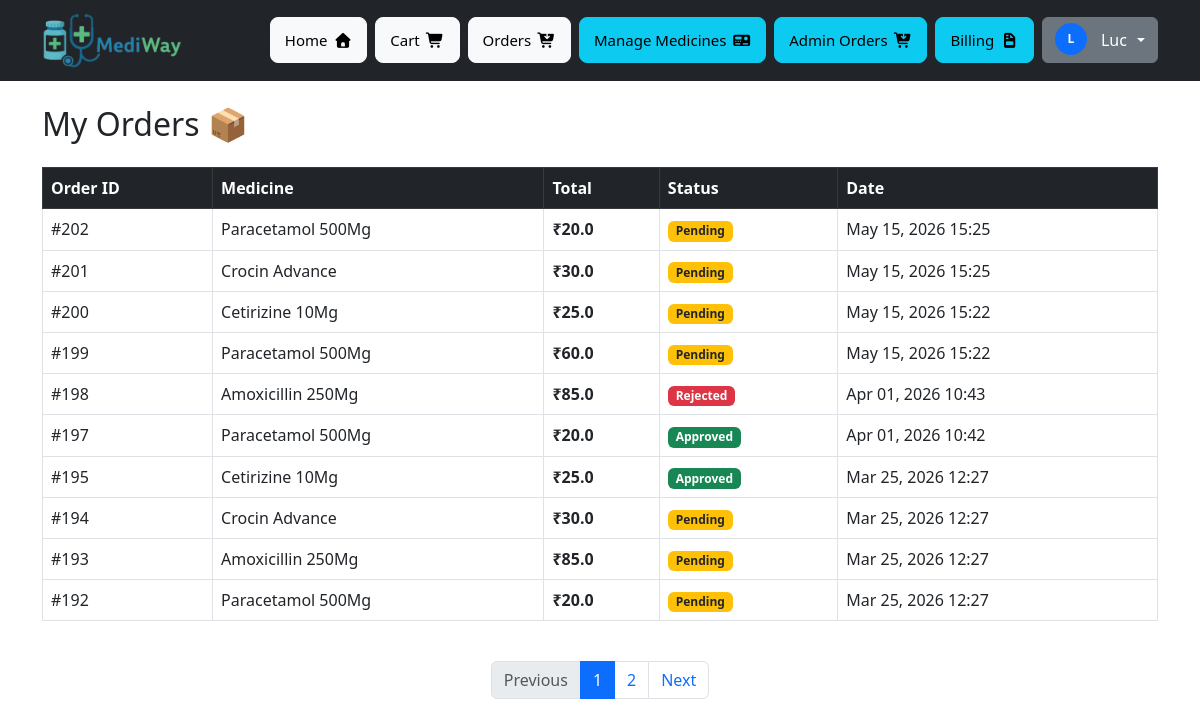
The page /orders/ (signed in) on the database as committed earlier.
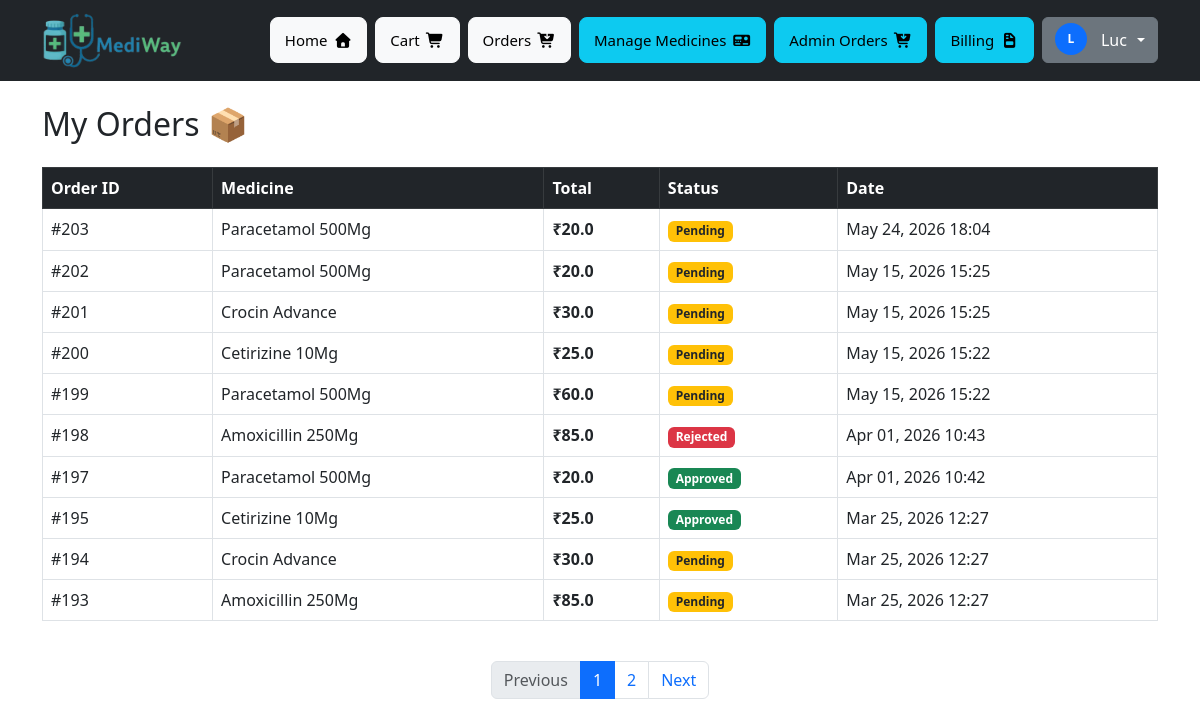
The same page on the database as committed later.
### core/models.py (models this page shows, shortened)
class Order(models.Model):
    STATUS_CHOICES = [
        ('pending', 'Pending'),
        ('approved', 'Approved'),
        ('rejected', 'Rejected'),
        ('shipped', 'Shipped'),
        ('delivered', 'Delivered'),
    ]
    PAYMENT_STATUS = [
        ('pending', 'Pending'),
        ('success', 'Success'),
        ('failed', 'Failed'),
    ]
    user = models.ForeignKey(User, on_delete=models.CASCADE)
    medicine = models.ForeignKey(Medicine, on_delete=models.CASCADE)
    quantity = models.IntegerField()
    prescription_file = models.FileField(upload_to='prescriptions/', null=True, blank=True)
    status = models.CharField(max_length=20, choices=STATUS_CHOICES, default='pending')
    payment_method = models.CharField(max_length=50, null=True, blank=True)
    payment_status = models.CharField(max_length=20, choices=PAYMENT_STATUS, default='pending')
    transaction_id = models.CharField(max_length=100, null=True, blank=True)
    razorpay_order_id = models.CharField(max_length=200, null=True, blank=True)
    razorpay_payment_id = models.CharField(max_length=200, null=True, blank=True)
    razorpay_signature = models.CharField(max_length=200, null=True, blank=True)
    created_at = models.DateTimeField(auto_now_add=True)
    updated_at = models.DateTimeField(auto_now=True)

class Medicine(models.Model):
    name = models.CharField(max_length=100)
    price = models.FloatField()
    company = models.CharField(max_length=100)
    size = models.CharField(max_length=50)
    image = models.CharField(max_length=255)
    requires_prescription = models.BooleanField(default=False)
    safety_warning = models.TextField(blank=True, null=True)

### core/views.py (the view)
@login_required(login_url='/login/')
def orders_view(request):
    orders = Order.objects.filter(user=request.user).order_by('-created_at')
    for order in orders:
        order.total = order.quantity * order.medicine.price
    paginator = Paginator(orders, 10)
    page_number = request.GET.get('page')
    page_obj = paginator.get_page(page_number)
    return render(request, 'orders.html', {'page_obj': page_obj})

### templates/orders.html (shortened to what this page needs)
{% extends 'base.html' %}
{% block content %}
<h2 class="mb-4 text-center text-md-start">
  My Orders 📦
</h2>
{% if page_obj and page_obj.object_list %}
<div class="table-responsive">
  <table class="table table-bordered table-hover align-middle">
    <thead class="table-dark">
      <tr>
        <th>Order ID</th>
        <th>Medicine</th>
        <th>Total</th>
        <th>Status</th>
        <th>Date</th>
      </tr>
    </thead>
    <tbody>
      {% for order in page_obj %}
      <tr
        onclick="window.location='{% url "order_detail" order.id %}'"
        style="cursor:pointer;"
      >
        <td>#{{ order.id }}</td>
        <td>
          {{ order.medicine.name }}
        </td>
        <td class="fw-bold">
          ₹{{ order.total }}
        </td>
        <td>
          <span
            class="badge
            {% if order.status == 'pending' %}
              bg-warning text-dark
            {% elif order.status == 'approved' %}
              bg-success
            {% elif order.status == 'rejected' %}
              bg-danger
            {% elif order.status == 'shipped' %}
              bg-info text-dark
            {% elif order.status == 'delivered' %}
              bg-primary
            {% endif %}
            "
          >
            {{ order.get_status_display }}
          </span>
        </td>
        <td>
          {{ order.created_at|date:'M d, Y H:i' }}
        </td>
      </tr>
      {% empty %}
      <tr>
        <td colspan="5" class="text-center py-4">
          No orders yet 📦
        </td>
      </tr>
      {% endfor %}
    </tbody>
  </table>
</div>
<nav aria-label="Page navigation" class="mt-4">
  <ul class="pagination justify-content-center flex-wrap">
    {% if page_obj.has_previous %}
    <li class="page-item">
      <a
        class="page-link"
        href="?page={{ page_obj.previous_page_number }}"
      >
        Previous
      </a>
    </li>
    {% else %}
    <li class="page-item disabled">
      <span class="page-link">
        Previous
      </span>
    </li>
    {% endif %}
    {% for num in page_obj.paginator.page_range %}
      {% if page_obj.number == num %}
      <li class="page-item active">
        <span class="page-link">
          {{ num }}
        </span>
      </li>
      {% elif num >= page_obj.number|add:'-2' and num <= page_obj.number|add:'2' %}
      <li class="page-item">
        <a class="page-link" href="?page={{ num }}">
          {{ num }}
        </a>
      </li>
      {% endif %}
    {% endfor %}
    {% if page_obj.has_next %}
    <li class="page-item">
      <a
        class="page-link"
        href="?page={{ page_obj.next_page_number }}"
      >
        Next
      </a>
    </li>
    {% else %}
    <li class="page-item disabled">
      <span class="page-link">
        Next
      </span>
    </li>
    {% endif %}
  </ul>
</nav>
{% endif %}
{% endblock %}

Rows that differ between the two databases and show on the page:
no longer on this page (row unchanged): Order: id "192", medicine.name "Paracetamol 500Mg", total "20.0", status "Pending", created_at "Mar 25, 2026 12:27"
added Order: id "203", medicine.name "Paracetamol 500Mg", total "20.0", status "Pending", created_at "May 24, 2026 18:04"
